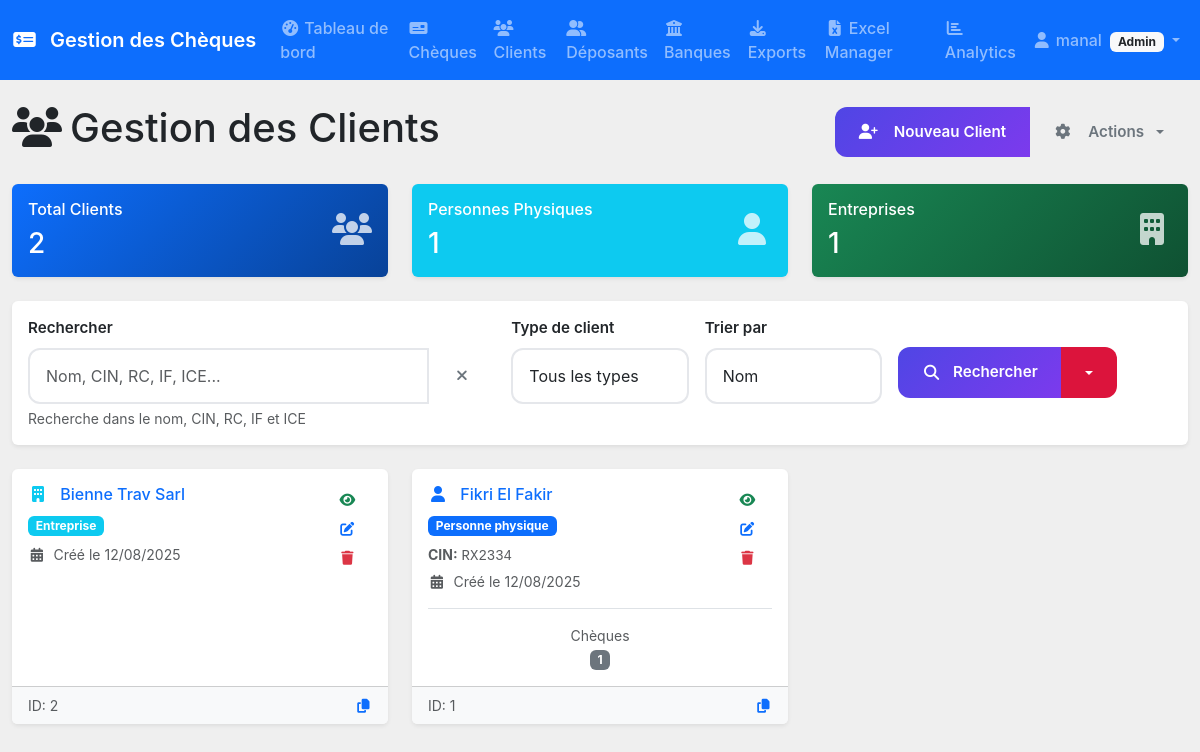
The app's page /clients/ (signed in), older data.
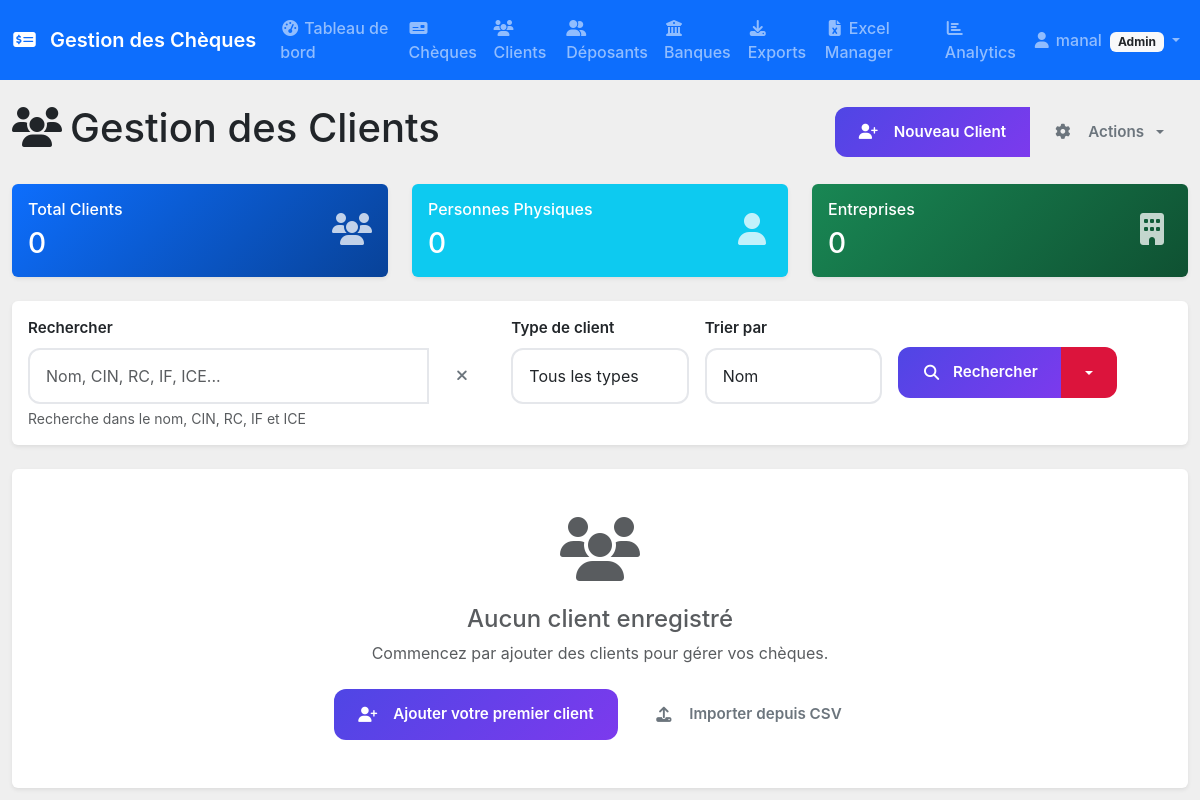
The same page, newer data.
### models.py (models this page shows, shortened)
class Client(db.Model):
    __tablename__ = 'clients'
    id = db.Column(db.Integer, primary_key=True)
    type = db.Column(db.String(20), nullable=False)
    name = db.Column(db.String(200), nullable=False)
    id_number = db.Column(db.String(50))  # CIN or RC
    vat_number = db.Column(db.String(50))  # IF or ICE
    created_at = db.Column(db.DateTime, default=datetime.utcnow)
    phone = db.Column(db.String(20))
    email = db.Column(db.String(120))
    address = db.Column(db.Text)
    city = db.Column(db.String(100))
    postal_code = db.Column(db.String(20))
    is_active = db.Column(db.Boolean, default=True, index=True)
    risk_level = db.Column(db.String(20), default='low')  # low, medium, high
    credit_limit = db.Column(db.Numeric(12, 2), default=0)
    current_exposure = db.Column(db.Numeric(12, 2), default=0)
    bounce_rate = db.Column(db.Float, default=0.0)
    risk_score = db.Column(db.Float, default=0.0)
    last_risk_assessment = db.Column(db.DateTime)
    last_contact_date = db.Column(db.DateTime)
    contact_method = db.Column(db.String(50))  # sms, email, phone
    cheques = db.relationship('Cheque', backref='client', lazy=True)
    communications = db.relationship('ClientCommunication', backref='client', lazy=True)
    documents = db.relationship('ClientDocument', backref='client', lazy=True)
    __table_args__ = (
        CheckConstraint(type.in_(['personne', 'entreprise']), name='check_client_type'),
        CheckConstraint(risk_level.in_(['low', 'medium', 'high']), name='check_risk_level'),
        Index('idx_client_name', 'name'),
        Index('idx_client_risk', 'risk_level'),
        Index('idx_client_type', 'type'),
    )

### routes/clients.py (the view, shortened to what this page needs)
@clients_bp.route('/')
@login_required
@monitor_performance
def index():
    try:
        search = request.args.get('search', '').strip()
        client_type = request.args.get('type', '')
        page = request.args.get('page', 1, type=int)
        per_page = min(request.args.get('per_page', 20, type=int), 100)  # Limit max per_page
        sort_by = request.args.get('sort', 'name')
        sort_order = request.args.get('order', 'asc')
        query = Client.query
        if client_type and client_type in CLIENT_TYPES:
            query = query.filter(Client.type == client_type)
        sort_column = getattr(Client, sort_by, Client.name)
        if sort_order == 'desc':
            query = query.order_by(sort_column.desc())
        else:
            query = query.order_by(sort_column.asc())
        try:
            clients = query.paginate(
                page=page, per_page=per_page, error_out=False
            )
        except Exception as e:
            logger.warning(f"Pagination error: {e}")
            clients = query.paginate(page=1, per_page=per_page, error_out=False)
        stats = {
            'total': Client.query.count(),
            'personnes': Client.query.filter_by(type='personne').count(),
            'entreprises': Client.query.filter_by(type='entreprise').count()
        }
        return render_template('clients/index.html',
                             clients=clients,
                             search=search,
                             client_type=client_type,
                             sort_by=sort_by,
                             sort_order=sort_order,
                             stats=stats,
                             client_types=CLIENT_TYPES)
    except Exception as e:
        logger.error(f"Error in clients index: {e}")
        flash('Erreur lors du chargement des clients.', 'danger')
        return render_template('clients/index.html',
                             clients=None,
                             search='',
                             client_type='',
                             stats={},
                             client_types=CLIENT_TYPES)

### routes/clients.py (called while the page is built)
def monitor_performance(f):
    @wraps(f)
    def decorated_function(*args, **kwargs):
        start_time = time.time()
        try:
            result = f(*args, **kwargs)
            execution_time = time.time() - start_time
            if execution_time > 1.0:  # Log slow queries
                logger.warning(f"Slow operation in {f.__name__}: {execution_time:.2f}s")
            return result
        except Exception as e:
            execution_time = time.time() - start_time
            logger.error(f"Error in {f.__name__} after {execution_time:.2f}s: {e}")
            raise
    return decorated_function

@clients_bp.context_processor
def inject_client_types():
    return {'CLIENT_TYPES': CLIENT_TYPES}

### templates/clients/index.html (shortened to what the changed rows need)
{% extends "base.html" %}
{% block content %}
<div class="d-flex justify-content-between align-items-center mb-4">
    <h1><i class="fas fa-users me-2"></i>Gestion des Clients</h1>
</div>
{% if stats %}
<div class="row mb-4">
    <div class="col-md-4">
        <div class="card bg-primary text-white">
            <div class="card-body">
                <div class="d-flex justify-content-between">
                    <div>
                        <h6 class="card-title">Total Clients</h6>
                        <h3 class="mb-0">{{ stats.total }}</h3>
                    </div>
                    <div class="align-self-center">
                        <i class="fas fa-users fa-2x opacity-75"></i>
                    </div>
                </div>
            </div>
        </div>
    </div>
    <div class="col-md-4">
        <div class="card bg-info text-white">
            <div class="card-body">
                <div class="d-flex justify-content-between">
                    <div>
                        <h6 class="card-title">Personnes Physiques</h6>
                        <h3 class="mb-0">{{ stats.personnes }}</h3>
                    </div>
                    <div class="align-self-center">
                        <i class="fas fa-user fa-2x opacity-75"></i>
                    </div>
                </div>
            </div>
        </div>
    </div>
    <div class="col-md-4">
        <div class="card bg-success text-white">
            <div class="card-body">
                <div class="d-flex justify-content-between">
                    <div>
                        <h6 class="card-title">Entreprises</h6>
                        <h3 class="mb-0">{{ stats.entreprises }}</h3>
                    </div>
                    <div class="align-self-center">
                        <i class="fas fa-building fa-2x opacity-75"></i>
                    </div>
                </div>
            </div>
        </div>
    </div>
</div>
{% endif %}
{% if clients and clients.items %}
<div class="row">
    {% for client in clients.items %}
    <div class="col-md-6 col-lg-4 mb-3">
        <div class="card h-100 client-card" data-client-id="{{ client.id }}">
            <div class="card-body">
                <div class="d-flex justify-content-between align-items-start">
                    <div class="flex-grow-1">
                        <h6 class="card-title">
                            <i class="fas {{ 'fa-user' if client.type == 'personne' else 'fa-building' }} me-2 text-{{ 'primary' if client.type == 'personne' else 'info' }}"></i>
                            <a href="{{ url_for('clients.view', id=client.id) }}" class="text-decoration-none">
                                {{ client.name }}
                            </a>
                        </h6>
                        <div class="client-info">
                            <div class="mb-2">
                                <span class="badge bg-{{ 'primary' if client.type == 'personne' else 'info' }}">
                                    {{ 'Personne physique' if client.type == 'personne' else 'Entreprise' }}
                                </span>
                            </div>
                            {% if client.id_number %}
                            <div class="mb-1 small text-muted">
                                <strong>{{ 'CIN:' if client.type == 'personne' else 'RC:' }}</strong>
                                <span class="font-monospace">{{ client.id_number }}</span>
                            </div>
                            {% endif %}
                            {% if client.created_at %}
                            <div class="small text-muted">
                                <i class="fas fa-calendar me-1"></i>
                                Créé le {{ client.created_at.strftime('%d/%m/%Y') }}
                            </div>
                            {% endif %}
                        </div>
                    </div>
                    {% if current_user.role in ['admin', 'comptable', 'agent'] %}
                    <div class="btn-group-vertical btn-group-sm">
                        <a href="{{ url_for('clients.view', id=client.id) }}" class="btn btn-outline-success btn-sm" title="Voir">
                            <i class="fas fa-eye"></i>
                        </a>
                        <a href="{{ url_for('clients.edit', id=client.id) }}" class="btn btn-outline-primary btn-sm" title="Modifier">
                            <i class="fas fa-edit"></i>
                        </a>
                        {% if current_user.role == 'admin' %}
                        <button type="button" class="btn btn-outline-danger btn-sm"
                                data-bs-toggle="modal" data-bs-target="#deleteModal{{ client.id }}" title="Supprimer">
                            <i class="fas fa-trash"></i>
                        </button>
                        {% endif %}
                    </div>
                    {% endif %}
                </div>
                {% if client.cheques %}
                <div class="mt-3 pt-3 border-top">
                    <div class="row text-center">
                        <div class="col">
                            <small class="text-muted d-block">Chèques</small>
                            <span class="badge bg-secondary">{{ client.cheques|length }}</span>
                        </div>
                        {% set pending_cheques = client.cheques|selectattr("status", "in", ["EN_ATTENTE", "DEPOSE"])|list %}
                    </div>
                </div>
                {% endif %}
            </div>
            <div class="card-footer bg-light py-2">
                <div class="d-flex justify-content-between align-items-center">
                    <small class="text-muted">
                        ID: {{ client.id }}
                    </small>
                    <div class="btn-group btn-group-sm">
                        <button type="button" class="btn btn-link btn-sm p-0 copy-info"
                                data-client-info="{{ client.name }}{% if client.id_number %} - {{ client.id_number }}{% endif %}"
                                title="Copier les informations">
                            <i class="fas fa-copy"></i>
                        </button>
                    </div>
                </div>
            </div>
        </div>
    </div>
    {% endfor %}
</div>
{% else %}
<div class="card">
    <div class="card-body text-center py-5">
        <i class="fas fa-users fa-4x text-muted mb-4"></i>
        <h4 class="text-muted">
            {% if search or client_type %}
                Aucun client trouvé
            {% else %}
                Aucun client enregistré
            {% endif %}
        </h4>
        <p class="text-muted">
            {% if search or client_type %}
                Aucun client ne correspond à vos critères de recherche.
                <br>
                <a href="{{ url_for('clients.index') }}" class="btn btn-outline-primary btn-sm mt-2">
                    <i class="fas fa-times me-2"></i>Effacer les filtres
                </a>
            {% else %}
                Commencez par ajouter des clients pour gérer vos chèques.
            {% endif %}
        </p>
        {% if current_user.role in ['admin', 'comptable', 'agent'] %}
        <div class="mt-4">
            <a href="{{ url_for('clients.new') }}" class="btn btn-primary btn-lg">
                <i class="fas fa-user-plus me-2"></i>Ajouter votre premier client
            </a>
            {% if current_user.role in ['admin', 'comptable'] %}
            <a href="{{ url_for('clients.bulk_import') }}" class="btn btn-outline-secondary btn-lg ms-2">
                <i class="fas fa-upload me-2"></i>Importer depuis CSV
            </a>
            {% endif %}
        </div>
        {% endif %}
    </div>
</div>
{% endif %}
{% endblock %}

Row changes from the older to the newer data that the page shows:
removed Client: name "Bienne Trav Sarl", type "Entreprise", created_at "12/08/2025", id "2"
removed Client: name "Fikri El Fakir", type "Personne physique", type "CIN:", id_number "RX2334", created_at "12/08/2025", cheques|length "1", id "1"
Text that changed along with them:
{{ stats.total }}: "2" → "0"
{{ stats.personnes }}: "1" → "0"
{{ stats.entreprises }}: "1" → "0"
text now shown: "Aucun client enregistré Commencez par ajouter des clients pour gérer vos chèques. Ajouter votre premier client Importer depuis CSV"
